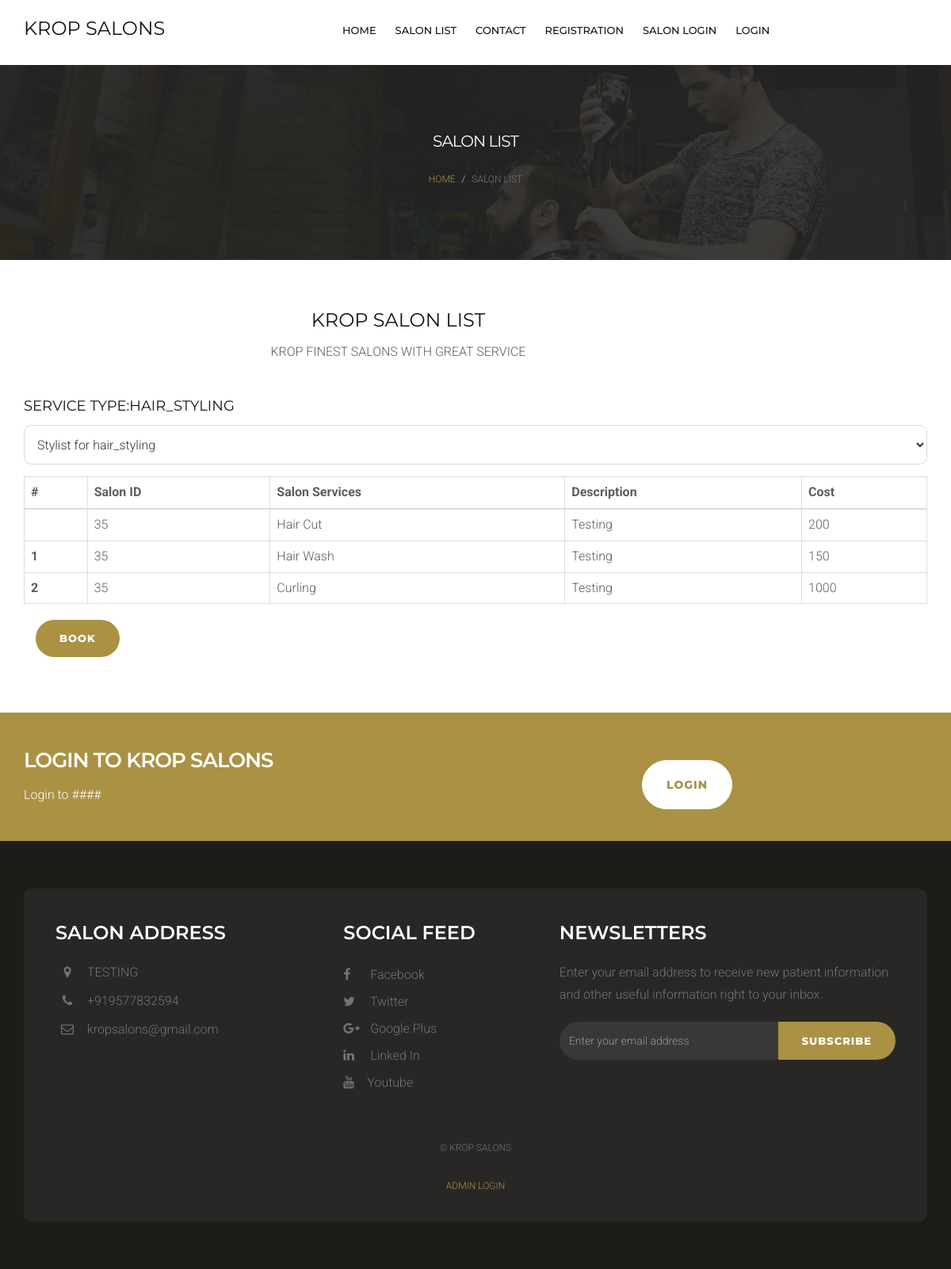
Screenshot of /service_list.php?sid=35 with the database file from the repository.
### tables this page shows
CREATE TABLE `tblservices` (
  `ID` int(10) NOT NULL,
  `sid` varchar(100) NOT NULL,
  `s_type` varchar(50) NOT NULL,
  `ServiceName` varchar(200) DEFAULT NULL,
  `Description` mediumtext DEFAULT NULL,
  `Cost` int(10) DEFAULT NULL,
  `CreationDate` timestamp NULL DEFAULT current_timestamp()
);

CREATE TABLE `tblpage` (
  `ID` int(10) NOT NULL,
  `PageType` varchar(200) DEFAULT NULL,
  `PageTitle` mediumtext DEFAULT NULL,
  `PageDescription` mediumtext DEFAULT NULL,
  `Email` varchar(200) DEFAULT NULL,
  `MobileNumber` bigint(10) DEFAULT NULL,
  `UpdationDate` date DEFAULT NULL,
  `Timing` varchar(200) NOT NULL
);

### service_list.php (the view, shortened to what this page needs)
<?php
include('includes/dbconnection.php');
$sid=$_GET['sid'];
  ?>
<!DOCTYPE html>
<html lang="en">
<head>
    <link href="css/bootstrap.min.css" rel="stylesheet">
    <link href="css/font-awesome.min.css" rel="stylesheet">
    <link href="css/style.css" rel="stylesheet">
</head>
<body>
   <?php include_once('includes/header.php');?>
    <div class="page-header">
        <div class="container">
            <div class="row">
                <div class="col-lg-12 col-md-12 col-sm-12 col-xs-12">
                    <div class="page-caption">
                        <h2 class="page-title">SALON LIST</h2>
                        <div class="page-breadcrumb">
                            <ol class="breadcrumb">
                                <li><a href="index.php">Home</a></li>
                                <li class="active">Salon List</li>
                            </ol>
                        </div>
                    </div>
                </div>
            </div>
        </div>
    </div>
    <div class="content">
        <div class="container">
            <div class="row">
                <div class="col-md-10 heading-section text-center ftco-animate" style="padding-bottom: 20px;">
            <h2 class="mb-4">KROP SALON LIST</h2>
            <p>KROP FINEST SALONS WITH GREAT SERVICE</p>
          </div>
		  </div>
<?php
$query1="SELECT `s_type` FROM `tblservices` group by `s_type`";
$result1=mysqli_query($con,$query1);
while ($row1=mysqli_fetch_array($result1)) {
	$stype=$row1[0];
	?>
<h3>Service Type:<?php echo $stype ?></h3>
<select name="stylist" id="stylist" required="true" class="form-control">
                                <option value="">Stylist for <?php echo $stype ?></option>
                              </select>
<table class="table table-bordered"> <thead> <tr> <th>#</th><th>Salon ID</th><th>Salon Services</th> <th>Description</th> <th>Cost</th></tr> </thead>
<?php
$query="select * from  tblservices where sid='$sid' and s_type='$stype'";
$result=mysqli_query($con,$query);
while ($row=mysqli_fetch_array($result)) {
?>
             <tr> <th scope="row"><?php echo $cnt;?></th><td><?php  echo $row['sid'];?></td> <td><?php  echo $row['ServiceName'];?></td> <td><?php  echo $row['Description'];?></td> <td><?php  echo $row['Cost'];?></td> </tr>   <?php
$cnt=$cnt+1;
}
?>
</table>
<?php }?>
<div class="col-md-12">
                                        <div class="form-group">
                                            <button type="submit" id="submit" name="submit" class="btn btn-default">Book</button>
                                        </div>
            </div>
        </div>
    </div>
    <div class="space-small bg-primary">
        <div class="container">
            <div class="row">
                <div class="col-lg-8 col-sm-7 col-md-8 col-xs-12">
                    <h1 class="cta-title">Login To Krop Salons </h1>
					<p>Login to ####</a>
                </div>
                <div class="col-lg-4 col-sm-5 col-md-4 col-xs-12">
                    <a href="cust_login/clogin.php" class="btn btn-white btn-lg mt20">Login</a>
                </div>
            </div>
        </div>
    </div>
    <?php include_once('includes/footer.php');?>
</body>
</html>

### includes/footer.php (shortened to what this page needs)
<?php
include('includes/dbconnection.php');
  ?>
<div class="footer">
        <div class="container">
            <div class="footer-block">
                <div class="row">
                    <div class="col-lg-4 col-md-4 col-sm-6 col-xs-12">
                        <div class="footer-widget">
                            <h2 class="widget-title">Salon Address</h2>
                            <ul class="listnone contact">
                                <?php
$ret=mysqli_query($con,"select * from tblpage where PageType='contactus' ");
while ($row=mysqli_fetch_array($ret)) {
?>
                                <li><i class="fa fa-map-marker"></i> <?php  echo $row['PageDescription'];?> </li>
                                <li><i class="fa fa-phone"></i> +<?php  echo $row['MobileNumber'];?></li>
                                <li><i class="fa fa-envelope-o"></i>  <?php  echo $row['Email'];?></li><?php } ?>
                            </ul>
                        </div>
                    </div>
                    <div class="col-lg-3 col-md-3 col-sm-6 col-xs-12">
                        <div class="footer-widget footer-social">
                            <h2 class="widget-title">Social Feed</h2>
                            <ul class="listnone">
                                <li>
                                    <a href="#"> <i class="fa fa-facebook"></i> Facebook </a>
                                </li>
                                <li><a href="#"><i class="fa fa-twitter"></i> Twitter</a></li>
                                <li><a href="#"><i class="fa fa-google-plus"></i> Google Plus</a></li>
                                <li><a href="#"><i class="fa fa-linkedin"></i> Linked In</a></li>
                                <li>
                                    <a href="#"> <i class="fa fa-youtube"></i>Youtube</a>
                                </li>
                            </ul>
                        </div>
                    </div>
                    <div class="col-lg-5 col-md-5 col-sm-12 col-xs-12">
                        <div class="footer-widget widget-newsletter">
                            <h2 class="widget-title">Newsletters</h2>
                            <p>Enter your email address to receive new patient information and other useful information right to your inbox.</p>
                            <form method="post">
                            <div class="input-group">
                                <input type="text" class="form-control" placeholder="Enter your email address" name="email">
                                <span class="input-group-btn">
                            <button class="btn btn-default" type="submit" value="submit" name="sub">Subscribe</button>
                            </span>
                            </div></form>
                        </div>
                    </div>
                </div>
                <div class="tiny-footer">
                    <div class="row">
                        <div class="col-lg-12 col-md-12 col-sm-12 col-xs-12">
                            <div class="copyright-content">
                                <p>© KROP SALONS</p>
                                <a href="super_admin/login/index.php">Admin Login</a>
                            </div>
                        </div>
                    </div>
                </div>
            </div>
        </div>
    </div>

### css/style.css (style rules this page uses)
body { font-size: 16px; background-color: #fff; color: #5d5c59; font-family: 'Roboto', sans-serif; line-height: 28px; font-weight: 300; }
h1, h2, h3, h4, h5, h6 { margin: 0; padding: 0; margin-bottom: 10px; color: #18150d; font-weight: 400; font-family: 'Montserrat', sans-serif; text-transform: uppercase; -webkit-font-smoothing: antialiased; text-rendering: optimizeLegibility; }
h1 { font-size: 32px; line-height: 42px; }
h2 { font-size: 24px; line-height: 32px; }
h3 { font-size: 18px; line-height: 28px; }
p { margin: 0 0 20px; }
p:last-child { margin-bottom: 0px; }
ul, ol { margin: 0; }
a { color: #aa9144; text-decoration: none; -webkit-transition: all 0.3s; -moz-transition: all 0.3s; transition: all 0.3s; }
.listnone { list-style: none; padding: 0px; }
.form-control { width: 100%; height: 50px; padding: 6px 12px; font-size: 16px; line-height: 1.42857143; color: #333; background-color: #fff; border: 1px solid #dcd9d3; background-image: none; border-radius: 10px; -webkit-box-shadow: inset 0 0px 0px rgba(255, 255, 255, .075); box-shadow: inset 3px 3px 3px rgba(255, 255, 255, .075); margin-bottom: 15px; }
.form-group { margin-bottom: 10px; }
.btn { display: inline-block; padding: 14px 30px; margin-bottom: 0; font-size: 13px; font-weight: 800; letter-spacing: 1px; line-height: 1.42857143; text-align: center; border: none; text-transform: uppercase; border-radius: 100px;font-family: 'Montserrat', sans-serif; -webkit-font-smoothing: antialiased; text-rendering: optimizeLegibility; }
.btn-default { color: #fff; background-color: #aa9144; }
.btn-white { color: #aa9144; background-color: #fff; border: 1px solid #fff; }
.btn-lg { font-size: 14px; padding: 20px 30px; }
.space-small { padding-top: 40px; padding-bottom: 40px; }
.mt20 { margin-top: 20px; }
.bg-primary { background-color: #aa9144; }
.cta-title { font-size: 32px; font-weight: 700; letter-spacing: -1px; color: #fff; margin-bottom: 10px; }
.cta-title { font-size: 36px; color: #fff; line-height: 58px; font-weight: 600; margin-bottom: 10px; letter-spacing: -1px; }
.page-header { background: linear-gradient(rgba(36, 39, 38, 0.5), rgba(36, 39, 38, 0.5)), rgba(36, 39, 38, 0.5) url(../images/page-header.jpg) no-repeat center; background-size: cover; margin: 0; border-bottom: none; padding-bottom: 0px; }
.page-caption { padding: 120px 0px; position: relative; z-index: 1; color: #fff; text-align: center; }
.page-title { color: #fff; font-size: 40px; font-weight: 400; letter-spacing: -1px; }
.page-breadcrumb .breadcrumb { background-color: transparent; margin-bottom: 0px; font-size: 12px; text-transform: uppercase; }
.content { padding-top: 60px; padding-bottom: 60px; }
.footer { background-color: #1e1c18; padding-top: 60px; padding-bottom: 60px; }
.footer-block { background-color: #282725;padding: 40px 40px 10px 40px; border-radius: 10px; }
.footer-widget p { color: #747474; }
.footer-widget .widget-title { color: #fff; font-weight: 600; padding-bottom: 20px; margin-bottom: 30px; }
.footer-widget li a { color: #747474; line-height: 34px; }
.footer-social ul li a i { padding-right: 10px; width: 30px; }
.footer .contact li { position: relative; padding-left: 40px; display: block; ' margin-bottom: 8px; padding: 0 0 8px 40px; color: #747474; }
.footer .contact li i { display: block; position: absolute; top: 5px; left: 0; width: 30px; font-size: 16px; text-align: center; }
.widget-newsletter .form-control { height: 48px; color: #eee; background-color: #393836; border: none; box-shadow: none; font-size: 14px; border-radius: 30px 0px 0px 30px; }
.widget-newsletter button { height: 48px; }
.tiny-footer { padding-top: 19px; padding-bottom: 9px; font-size: 12px; color: #56575e; text-align: left; text-transform: uppercase; text-align: center; }
.copyright-content { padding: 12px; color: #747474; }
.widget-title { margin-bottom: 20px; }
@media only screen and (max-width : 1200px) { .cta-title { font-size: 26px; line-height: 40px; } }
@media only screen and (max-width : 1200px) { .footer-widget { margin-bottom: 20px; } }
@media only screen and (max-width : 1200px) { .footer-widget .widget-title { margin-bottom: 0px; } }
@media only screen and (max-width : 1200px) { .page-title { font-size: 20px; } }
@media only screen and (max-width : 1200px) { .page-caption { padding: 80px 0px; } }

### rows the page displays
tblservices: sid "35", ServiceName "Hair Cut", Description "Testing", Cost "200"
tblservices: sid "35", ServiceName "Hair Wash", Description "Testing", Cost "150"
tblservices: sid "35", ServiceName "Curling", Description "Testing", Cost "1000"
tblpage: PageDescription "TESTING", MobileNumber "919577832594", Email "kropsalons@gmail.com"

### other values shown
$stype "HAIR_STYLING"
